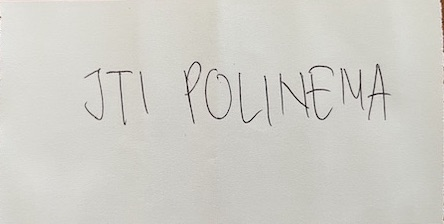
#> input picture JS13/OCR_Manual_Assets/test_image_cropped.jpg, 444 x 224 px, found by its file name
$ jupyter execute --allow-errors 'OCR Char Recog.ipynb'
#> lines starting #> are read from the running program, lines starting #| are printed output that depends on the picture; after the words box and inside, x2 and y2 are one past the last pixel; in counts of white or black regions, pixels touching at a corner belong together
# Import Library

[cell 1]
import numpy as np
import imutils
import cv2
from tensorflow.keras.models import load_model
from imutils.contours import sort_contours

# Load Model

#> (a cell that did not finish here is left out)

# Load Image

[cell 3]
img = cv2.imread('test_image_cropped.jpg')
#> img is the input picture: shape (224, 444, 3); mean B, G, R 200.6, 206.7, 208
# show image
cv2.imshow(img)

## Convert to Gray

[cell 4]
gray = cv2.cvtColor(img, cv2.COLOR_BGR2GRAY)
# show
cv2.imshow(gray)

## Pre-processing

### Remove Noise -> Gaussian Blur

[cell 5]
blur = cv2.GaussianBlur(gray, (3,3), 0)
# check
cv2.imshow(blur)

### Adaptive Thresholding

[cell 6]
adaptive = cv2.adaptiveThreshold(blur, 255, cv2.ADAPTIVE_THRESH_GAUSSIAN_C, cv2.THRESH_BINARY, 11, 9)
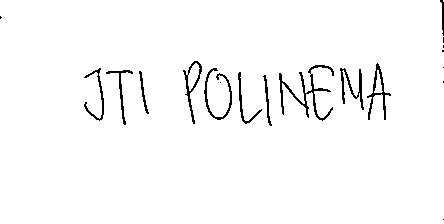
#> adaptive: shape (224, 444); 97.5% white; black in thin lines or dots
# check
cv2.imshow(adaptive)

[cell 7]
# inverse image since we trained out model
# with black background
invertion = 255 - adaptive
#> invertion: shape (224, 444); 2.5% white in thin lines or dots
# check
cv2.imshow(invertion)

### Dilation

[cell 8]
dilation = cv2.dilate(invertion, np.ones((3,3)))
#> dilation: shape (224, 444); 5.2% white; 15 white regions (4 under 20 px), largest, box (x1, y1, x2, y2) and area: (278, 64, 335, 122) 1139, (203, 67, 233, 121) 593, (366, 62, 392, 121) 572
# check
cv2.imshow(dilation)

### Edge Detecton - Canny

[cell 9]
edges = cv2.Canny(dilation, 40, 150)
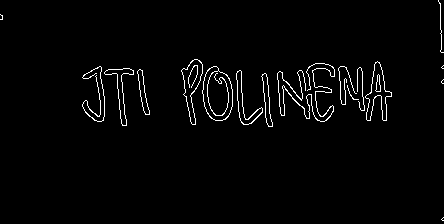
#> edges: shape (224, 444); 2.2% white in thin lines or dots
cv2.imshow(edges)

[cell 10]
# Test erode
erode = cv2.erode(invertion, np.ones((1,1)))
cv2.imshow(erode)

## Contour Detection

[cell 11]
# Define function for contour detection
def find_contours(img):
  conts = cv2.findContours(img, cv2.RETR_EXTERNAL, cv2.CHAIN_APPROX_SIMPLE)
  conts = imutils.grab_contours(conts)
  conts = sort_contours(conts, method='left-to-right')[0]

  return conts

[cell 12]
conts = find_contours(dilation.copy())
#> in find_contours, `conts = cv2.findContours(img, cv2.RETR_EXTERNAL, cv2.CHAIN_APPROX_SIMP..`: conts = 15 contours, 4 with area under 20; largest, box (x1, y1, x2, y2) and area: (203, 67, 233, 121) 1194, (278, 64, 335, 122) 912, (182, 60, 203, 125) 554, (366, 62, 392, 121) 523, (339, 67, 365, 111) 434

[cell 13]
# Check contour value
conts
#> Out has the same summary as conts in find_contours

[cell 14]
# Get the char based on contour

# Setup min/max width/hight for char
# min_w, max_w = 10, 160
# min_h, max_h = 14, 140
img_copy = img.copy()

for c in conts:
  (x, y, w, h) = cv2.boundingRect(c) # find bounding box based on contour
  # if(w >= min_w and w <= max_w) and (h >= min_h and h <= max_h): # if pixel follow this rule, it consider as char
  roi = gray[y:y+h, x:x+w] # get region of interest for char
  thresh = cv2.threshold(roi, 0, 255, cv2.THRESH_BINARY_INV + cv2.THRESH_OTSU)[1]
  # cv2_imshow(thresh) # check

  # Build bounding box on original image
  cv2.rectangle(img_copy, (x,y), (x+w, y+h), (255,0,0), 2)
#> this loop made 15 passes
#> (x, y, w, h) on passes 1 to 12: (0, 15, 3, 5), (83, 67, 22, 55), (105, 69, 29, 57), (138, 70, 12, 45), (182, 60, 21, 65), (203, 67, 30, 54), (237, 71, 26, 54), (262, 74, 11, 53), (278, 64, 57, 58), (339, 67, 26, 44), (366, 62, 26, 59), (439, 0, 5, 53)
#> (c, x, y, w, h, roi, thresh) on passes 13 to 15: ([[442, 218], [442, 220], [443, 220], [443, 218]], 442, 218, 2, 3, [[222, 164], [198, 139], [209, 166]], [[0, 255], [0, 255], [0, 255]]), ([[442, 80], [442, 83], [443, 83], [443, 80]], 442, 80, 2, 4, [[220, 172], [214, 157], [209, 142], [214, 161]], [[0, 255], [0, 255], [0, 255], [0, 255]]), ([[442, 66], [442, 68], [443, 68], [443, 66]], 442, 66, 2, 3, [[198, 197], [221, 152], [215, 186]], [[0, 0], [0, 255], [0, 0]])
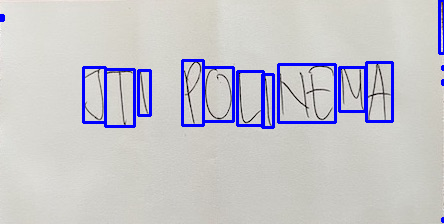
#> img_copy: shape (224, 444, 3); 4.59% of pixels changed, all inside (x1, y1, x2, y2) = (0, 0, 444, 223)

# Show bounding box on original image
cv2.imshow(img_copy)

[cell 15]
# Get the char based on contour

# Setup min/max width/hight for char
min_w, max_w = 10, 160
min_h, max_h = 14, 140
img_copy = img.copy()

for c in conts:
  (x, y, w, h) = cv2.boundingRect(c) # find bounding box based on contour
  if(w >= min_w and w <= max_w) and (h >= min_h and h <= max_h): # if pixel follow this rule, it consider as char
    roi = gray[y:y+h, x:x+w] # get region of interest for char
    thresh = cv2.threshold(roi, 0, 255, cv2.THRESH_BINARY_INV + cv2.THRESH_OTSU)[1]
    cv2.imshow(thresh) # check

    # Build bounding box on original image
    cv2.rectangle(img_copy, (x,y), (x+w, y+h), (255,0,0), 2)
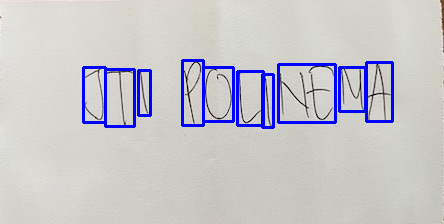
#> img_copy: shape (224, 444, 3); 4.27% of pixels changed, all inside (x1, y1, x2, y2) = (82, 59, 394, 129)
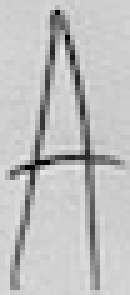
#> roi: shape (59, 26) (shown 5 times larger); min 1, max 237, mean 191.6

# Show bounding box on original image
cv2.imshow(img_copy)

# Detect Char

## ROI extraction

[cell 16]
def extract_roi(img):
  roi = img[y:y+h, x:x+w]

  return roi

## Thresholding

[cell 17]
def thresholding(img):
  thresh = cv2.threshold(img, 0, 255, cv2.THRESH_BINARY_INV + cv2.THRESH_OTSU)[1]
  return thresh

## Resizing

- Inorder to make our char detection size match with input model
- Strategies:
   - Rather shrinking or enlarge the image, we try to fill the image with black pixel, and make our char stay in ration
   - We also makes our extracted char stay at the center of image

[cell 18]
def resize_img(img, w, h):
  if w > h:
    resized = imutils.resize(img, width=28)
  else:
    resized = imutils.resize(img, height=28)

  # (w, h) = resized.shape
  (h, w) = resized.shape

  # Calculate how many pixels need to fill char image
  dX = int(max(0, 28 - w) / 2.0)
  dY = int(max(0, 28 - h) / 2.0)

  filled = cv2.copyMakeBorder(resized, top=dY, bottom=dY, right=dX, left=dX, borderType=cv2.BORDER_CONSTANT, value=(0,0,0))
  filled = cv2.resize(filled, (28,28))

  return filled

[cell 19]
# Demo for enlarge
(x, y, w, h) = cv2.boundingRect(conts[1])
#> x = 83; y = 67; w = 22; h = 55
test_image = thresholding(gray[y:y+h, x:x+w])

# show original test image
cv2.imshow(test_image)

# Show enlarge test image
cv2.imshow(cv2.resize(test_image, (28,28)))

[cell 20]
# Demo by filled strategy
# (w, h) = test_image.shape
(h, w) = test_image.shape

test_image2 = resize_img(test_image, w, h)

cv2.imshow(test_image)
cv2.imshow(test_image2)

## Normalization

[cell 21]
def normalization(img):
  img = img.astype('float32') / 255.0 # convert to floating point
  img = np.expand_dims(img, axis=-1) # add depth
  return img

[cell 22]
# Check
test_image2.shape, normalization(test_image2).shape
#> Out = ((28, 28), (28, 28, 1))

# Detection

[cell 23]
def process_box(gray, x, y, w, h):

  roi = extract_roi(gray)
  thresh = thresholding(roi)
  (h, w) = thresh.shape
  resized = resize_img(thresh, w, h)

  # show result
  cv2.imshow(resized)

  normalized = normalization(resized)

  return (normalized, (x, y, w, h))

[cell 24]
# Detect every single char from contour
detected_char = []

for c in conts:
  (x, y, w, h ) = cv2.boundingRect(c)

  min_w, max_w = 10, 160
  min_h, max_h = 14, 140

  if(w >= min_w and w <= max_w) and (h >= min_h and h <= max_h):
    detected_char.append(process_box(gray, x, y, w, h))
#> this loop made 15 passes
#> (x, y) on passes 2 to 11: (83, 67), (105, 69), (138, 70), (182, 60), (203, 67), (237, 71), (262, 74), (278, 64), (339, 67), (366, 62)
#> (c, x, y) on passes 13 to 15: ([[442, 218], [442, 220], [443, 220], [443, 218]], 442, 218), ([[442, 80], [442, 83], [443, 83], [443, 80]], 442, 80), ([[442, 66], [442, 68], [443, 68], [443, 66]], 442, 66)
#> after the loop, detected_char = 10 items

[cell 25]
# check pixel for detected char sample
detected_char[0][0]

[cell 26]
# check bounding box for detected char sample
detected_char[0][1]
#> Out = (83, 67, 22, 55)

[cell 27]
# Get all char pixel
pixels = np.array([px[0] for px in detected_char], dtype='float32')

# Get all box for detected char
boxes = [box[1] for box in detected_char]
#> boxes = [(83, 67, 22, 55), (105, 69, 29, 57), (138, 70, 12, 45), (182, 60, 21, 65), (203, 67, 30, 54), (237, 71, 26, 54), (262, 74, 11, 53), (278, 64, 57, 58), (339, 67, 26, 44), (366, 62, 26, 59)]

# Recognize Char

[cell 28]
digits = '0123456789'
letters = 'ABCDEFGHIJKLMNOPQRSTUVWZYZ'
char_list = digits + letters
char_list = [ch for ch in char_list]

print(char_list)

#> (a cell that did not finish here is left out)

#> (a cell that did not finish here is left out)

[cell 31]
# Show char with actual image
img_copy2 = img.copy()

#> (the rest of this cell did not finish here and is left out)

## Put Margin On Bounding Box

Due to our bounding box very very close to the char, lets extend the roi margin

[cell 32]
# Redefine roi --> include margin
def extract_roi(img, margin=2):
  roi = img[y - margin:y+h, x - margin:x + w + margin]
  return roi

[cell 33]
# Perform detection agian
conts2 = find_contours(dilation.copy())
#> conts2 has the same summary as conts in find_contours

# Detect every single char from contour
detected_char = []

for c in conts2:
  (x, y, w, h ) = cv2.boundingRect(c)

  min_w, max_w = 10, 160
  min_h, max_h = 14, 140

  if(w >= min_w and w <= max_w) and (h >= min_h and h <= max_h):
    detected_char.append(process_box(gray, x, y, w, h))
#> this loop made 15 passes
#> (x, y) on passes 2 to 11: (83, 67), (105, 69), (138, 70), (182, 60), (203, 67), (237, 71), (262, 74), (278, 64), (339, 67), (366, 62)

[cell 34]
# Get all char pixel
pixels = np.array([px[0] for px in detected_char], dtype='float32')

# Get all box for detected char
boxes = [box[1] for box in detected_char]
#> boxes = [(83, 67, 26, 57), (105, 69, 33, 59), (138, 70, 16, 47), (182, 60, 25, 67), (203, 67, 34, 56), (237, 71, 30, 56), (262, 74, 15, 55), (278, 64, 61, 60), (339, 67, 30, 46), (366, 62, 30, 61)]

#> (a cell that did not finish here is left out)

[cell 36]
# Show char with actual image
img_copy3 = img.copy()

#> (the rest of this cell did not finish here and is left out)

# Problem with 0, O, 1, I, 5, and S

[cell 37]
# dumb solution :))
digits = '0I23456789'
letters = 'ABCDEFGHIJKLMNOPQRSTUVWZYZ'
char_list = digits + letters
char_list = [ch for ch in char_list]

[cell 38]
img_copy4 = img.copy()

#> (the rest of this cell did not finish here and is left out)

# Problem With Undetected Text

[cell 39]
img_border = cv2.imread('test_undetected.png')
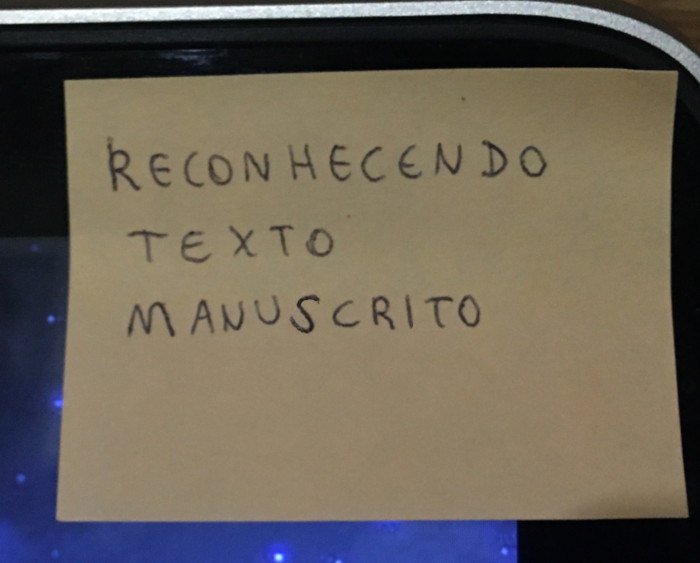
#> input picture JS13/OCR_Manual_Assets/test_undetected.png, 700 x 563 px, found by its file name
#> img_border is the input picture: shape (563, 700, 3); mean B, G, R 88.5, 100.6, 108.8
#> (the rest of this cell did not finish here and is left out)

[cell 40]
# Create simple pre-processing method
def preprocess_img(img):
  gray = cv2.cvtColor(img, cv2.COLOR_BGR2GRAY)
  blur = cv2.GaussianBlur(gray, (3,3), 7)
  edges = cv2.Canny(blur, 40, 150)
  dilation = cv2.dilate(edges, np.ones((3,3)))

  return gray, dilation


# Prediction
def prediction(preds, char_list):
  i = np.argmax(preds)
  prop = preds[i]
  char_detect = char_list[i]

  return i, prop, char_detect

# Draw char on image
def draw_img(img_cp, char):
  cv2.rectangle(img_cp, (x, y), (x + w, y + h), (255, 0, 0), 2)
  cv2.putText(img_cp, char, (x - 10, y - 10), cv2.FONT_HERSHEY_COMPLEX, 1, (0,0,255),2)

[cell 41]
gray, prep_img = preprocess_img(img_border)
#> in preprocess_img, `edges = cv2.Canny(blur, 40, 150)`: edges: shape (563, 700); 2.1% white in thin lines or dots
#> in preprocess_img, `dilation = cv2.dilate(edges, np.ones((3,3)))`: dilation: shape (563, 700); 6.6% white; 35 white regions
#> (the rest of this cell did not finish here and is left out)

[cell 42]
# Check contour
conts_border = find_contours(prep_img.copy())
#> in find_contours (call 3), `conts = cv2.findContours(img, cv2.RETR_EXTERNAL, cv2.CHAIN_APPROX_SIMP..`: conts = 8 contours; box (x1, y1, x2, y2) and area: (53, 66, 690, 563) 276266, (0, 0, 700, 60) 1646, (0, 12, 700, 84) 1632, (170, 47, 216, 52) 94, (274, 553, 284, 562) 66, (46, 314, 56, 323) 62, (500, 547, 509, 556) 52, (334, 558, 343, 563) 25
#> conts_border has the same summary as conts in find_contours

img_cp = img_border.copy()
for c in conts_border:
  (x, y, w, h) = cv2.boundingRect(c)
  roi = gray[y:y+h, x:x+w]
  thresh = cv2.threshold(roi, 0, 255, cv2.THRESH_BINARY_INV + cv2.THRESH_OTSU)[1]
  # draw detected contour
  cv2.rectangle(img_cp, (x, y), (x + w, y + h), (255,0,0), 2)
#> this loop made 8 passes
#> (x, y, w, h) on passes 1 to 8: (0, 12, 700, 72), (0, 0, 700, 60), (46, 314, 10, 9), (53, 66, 637, 497), (170, 47, 46, 5), (274, 553, 10, 9), (334, 558, 9, 5), (500, 547, 9, 9)
#> pass 1, `thresh = cv2.threshold(roi, 0, 255, cv2.THRESH_BINARY_INV + cv2.THRESH..`:
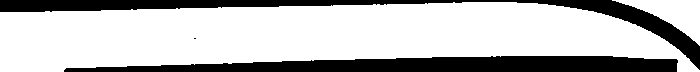
#> thresh: shape (72, 700); 74.1% white; 3 black regions (1 under 20 px), largest, box (x1, y1, x2, y2) and area: (64, 56, 678, 72) 7101, (0, 0, 700, 70) 5956
#> after the loop:
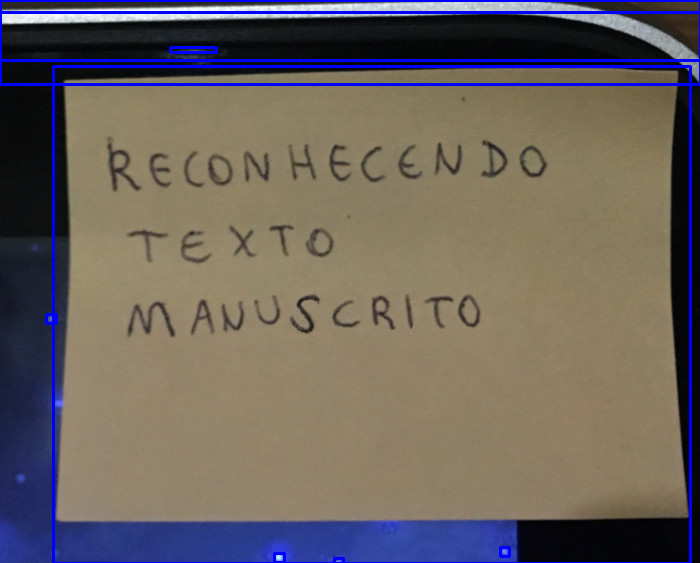
#> img_cp: shape (563, 700, 3); 3.57% of pixels changed, all inside (x1, y1, x2, y2) = (0, 0, 700, 563)
#> (the rest of this cell did not finish here and is left out)

[cell 43]
# Check detected contour

height, width = img_border.shape[:2]
#> height = 563; width = 700
print(height, width)
#| 563 700

# Sort contours from the largest one
contours_size = sorted(conts_border, key=cv2.contourArea, reverse=True)
#> contours_size has the same summary as conts in find_contours
contours_size
#> Out has the same summary as conts in find_contours

#> (a cell that did not finish here is left out)

[cell 45]
# do it again for cropped image

gray, prep_img = preprocess_img(cut_img)
#> in preprocess_img (call 2), `edges = cv2.Canny(blur, 40, 150)`: edges: shape (481, 621); 2% white in thin lines or dots
#> in preprocess_img (call 2), `dilation = cv2.dilate(edges, np.ones((3,3)))`:
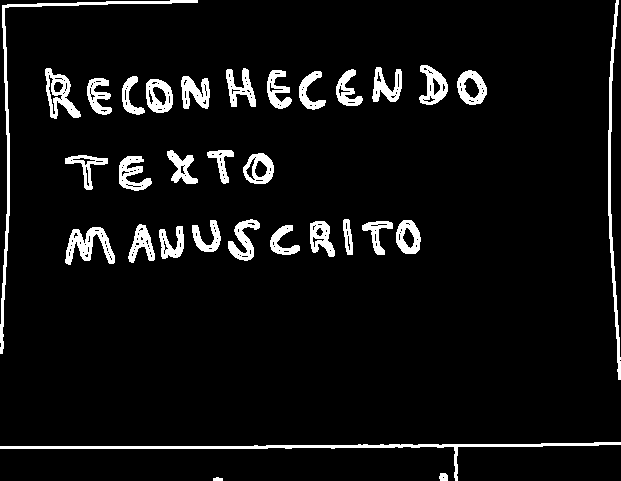
#> dilation: shape (481, 621); 6.4% white; 32 white regions
#> (the rest of this cell did not finish here and is left out)

[cell 46]
conts_cut = find_contours(prep_img.copy())
#> in find_contours (call 4), `conts = cv2.findContours(img, cv2.RETR_EXTERNAL, cv2.CHAIN_APPROX_SIMP..`: conts = 32 contours; largest, box (x1, y1, x2, y2) and area: (0, 442, 621, 481) 1376, (0, 0, 198, 354) 1128, (45, 68, 81, 119) 862, (65, 227, 115, 265) 844, (608, 0, 621, 380) 802
#> conts_cut has the same summary as conts in find_contours
chars = []

for c in conts_cut:
  (x, y, w, h) = cv2.boundingRect(c)

  if (w >= min_w and w <= max_w) and (h >= min_h and h <= max_h):
    chars.append(process_box(gray, x, y, w, h))
#> this loop made 32 passes
#> (x, y) on passes 3 to 14: (45, 68), (65, 227), (65, 155), (87, 78), (119, 156), (122, 76), (128, 224), (146, 79), (159, 226), (167, 150), (181, 76), (192, 220)
#> (x, y) on passes 1, 2, 16, 18: (0, 442), (0, 0), (213, 477), (228, 219)
#> pass 3, in resize_img (call 22), `filled = cv2.copyMakeBorder(resized, top=dY, bottom=dY, right=dX, left..`:
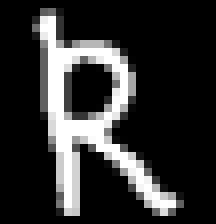
#> filled: shape (28, 27) (shown 8 times larger); min 0, max 255, mean 48

boxes = [b[1] for b in chars]
pixels = np.array([p[0] for p in chars], dtype='float32')

#> (the rest of this cell did not finish here and is left out)
